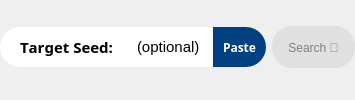
       <widget class="QWidget" name="targetSeedLayoutWidget" native="true">
        <layout class="QHBoxLayout" name="targetSeedLayout">
         <property name="leftMargin">
          <number>0</number>
         </property>
         <property name="topMargin">
          <number>0</number>
         </property>
         <property name="rightMargin">
          <number>0</number>
         </property>
         <property name="bottomMargin">
          <number>5</number>
         </property>
         <item>
          <widget class="QFrame" name="targetSeedQFrame">
           <property name="enabled">
            <bool>true</bool>
           </property>
           <property name="sizePolicy">
            <sizepolicy hsizetype="Fixed" vsizetype="Fixed">
             <horstretch>0</horstretch>
             <verstretch>0</verstretch>
            </sizepolicy>
           </property>
           <property name="maximumSize">
            <size>
             <width>16777215</width>
             <height>16777215</height>
            </size>
           </property>
           <property name="styleSheet">
            <string notr="true">
*{
color: black;
background-color: white;
border-radius: 20px;
}
*:disabled{
color:grey;
font-weight:normal;}
QLineEdit:disabled{color:grey;}</string>
           </property>
           <property name="frameShape">
            <enum>QFrame::StyledPanel</enum>
           </property>
           <property name="frameShadow">
            <enum>QFrame::Raised</enum>
           </property>
           <layout class="QHBoxLayout" name="horizontalLayout_4" stretch="5,5,2">
            <property name="spacing">
             <number>0</number>
            </property>
            <property name="leftMargin">
             <number>20</number>
            </property>
            <property name="topMargin">
             <number>0</number>
            </property>
            <property name="rightMargin">
             <number>0</number>
            </property>
            <property name="bottomMargin">
             <number>0</number>
            </property>
            <item>
             <widget class="QLabel" name="targetSeedLabelEntry">
              <property name="sizePolicy">
               <sizepolicy hsizetype="Fixed" vsizetype="Preferred">
                <horstretch>0</horstretch>
                <verstretch>0</verstretch>
               </sizepolicy>
              </property>
              <property name="font">
               <font>
                <family>Century Gothic</family>
                <pointsize>11</pointsize>
                <bold>true</bold>
                <kerning>false</kerning>
               </font>
              </property>
              <property name="text">
               <string>Target Seed:</string>
              </property>
             </widget>
            </item>
            <item>
             <widget class="QLineEdit" name="targetSeedEntry">
              <property name="sizePolicy">
               <sizepolicy hsizetype="Fixed" vsizetype="Preferred">
                <horstretch>0</horstretch>
                <verstretch>0</verstretch>
               </sizepolicy>
              </property>
              <property name="maximumSize">
               <size>
                <width>100</width>
                <height>16777215</height>
               </size>
              </property>
              <property name="font">
               <font>
                <family>Segoe UI</family>
                <pointsize>11</pointsize>
               </font>
              </property>
              <property name="styleSheet">
               <string notr="true">padding:10px;</string>
              </property>
              <property name="text">
               <string>(optional)</string>
              </property>
              <property name="maxLength">
               <number>10</number>
              </property>
              <property name="alignment">
               <set>Qt::AlignRight|Qt::AlignTrailing|Qt::AlignVCenter</set>
              </property>
              <property name="readOnly">
               <bool>false</bool>
              </property>
             </widget>
            </item>
            <item>
             <widget class="QPushButton" name="targetPasteButton">
              <property name="sizePolicy">
               <sizepolicy hsizetype="Expanding" vsizetype="Expanding">
                <horstretch>0</horstretch>
                <verstretch>0</verstretch>
               </sizepolicy>
              </property>
              <property name="minimumSize">
               <size>
                <width>0</width>
                <height>0</height>
               </size>
              </property>
              <property name="maximumSize">
               <size>
                <width>600</width>
                <height>100</height>
               </size>
              </property>
              <property name="font">
               <font>
                <family>Century Gothic</family>
                <pointsize>9</pointsize>
                <italic>false</italic>
                <bold>true</bold>
               </font>
              </property>
              <property name="styleSheet">
               <string notr="true">QPushButton{background-color: #004080;
font: 9pt &quot;Century Gothic&quot;;
color: white;
font-weight: bold;
border-radius:0px;
border-top-right-radius:20px;
border-bottom-right-radius:20px;
padding:10px;
}
QPushButton:hover{
background-color: #265d93;
}
QPushButton:pressed{
background-color: #004080;
}
QPushButton:disabled{
background-color:#e0e0e0;
font-weight:normal;
color:grey;
}</string>
              </property>
              <property name="text">
               <string>Paste</string>
              </property>
             </widget>
            </item>
           </layout>
          </widget>
         </item>
         <item>
          <widget class="QPushButton" name="targetSeedSearchButton">
           <property name="enabled">
            <bool>false</bool>
           </property>
           <property name="sizePolicy">
            <sizepolicy hsizetype="Fixed" vsizetype="Fixed">
             <horstretch>0</horstretch>
             <verstretch>0</verstretch>
            </sizepolicy>
           </property>
           <property name="maximumSize">
            <size>
             <width>16777215</width>
             <height>42</height>
            </size>
           </property>
           <property name="styleSheet">
            <string notr="true">QPushButton{background-color: #004080;
font: 9pt &quot;Century Gothic&quot;;
color: white;
font-weight: bold;
border-radius:20px;
padding: 15px;
}
QPushButton:hover{
background-color: #265d93;
}
QPushButton:pressed{
background-color: #004080;
}
QPushButton:disabled{
background-color:#e0e0e0;
font-weight:normal;
color:grey;
}</string>
           </property>
           <property name="text">
            <string>Search 🔎︎</string>
           </property>
          </widget>
         </item>
        </layout>
       </widget>
